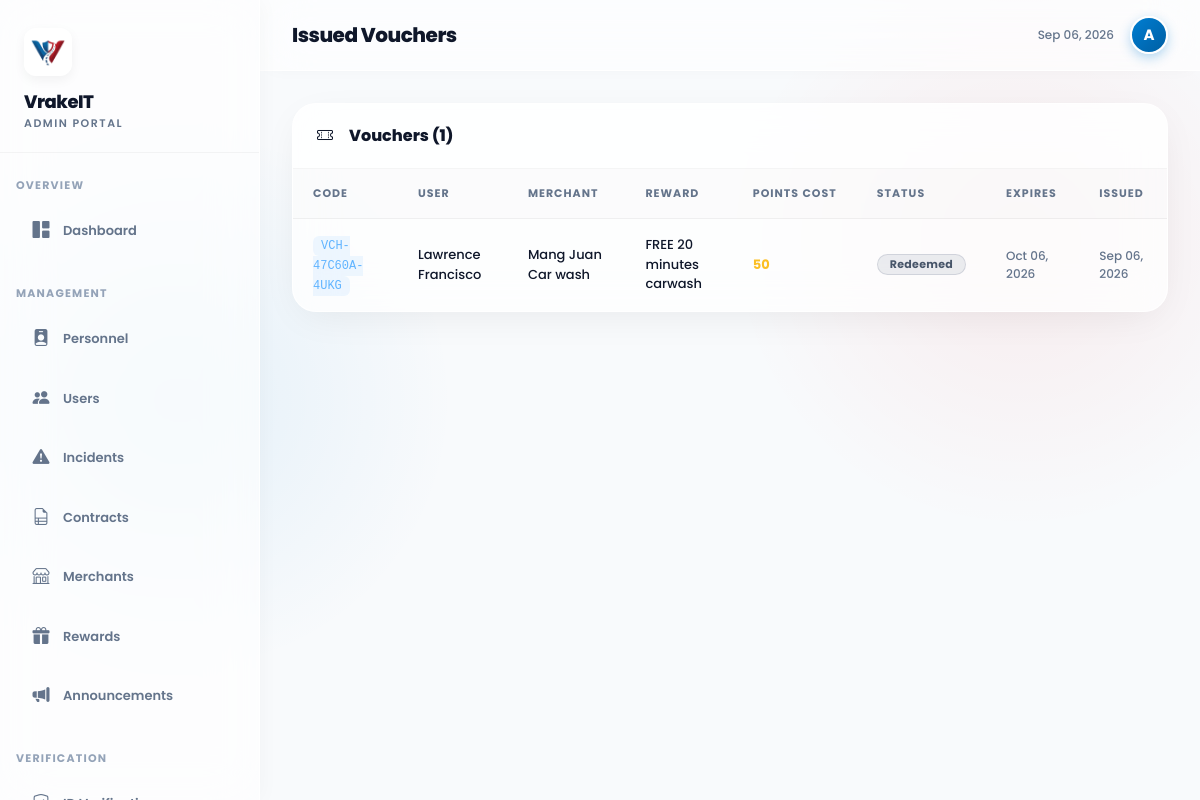
Screenshot of /admin/vouchers.php (signed in) with the database file from the repository.
### tables this page shows
CREATE TABLE `vouchers` (
  `id` int(11) NOT NULL AUTO_INCREMENT,
  `user_id` int(11) DEFAULT NULL,
  `merchant_id` int(11) DEFAULT NULL,
  `reward_id` int(11) DEFAULT NULL,
  `voucher_code` varchar(50) NOT NULL,
  `status` varchar(20) DEFAULT 'active',
  `expires_at` datetime DEFAULT NULL,
  `created_at` timestamp NOT NULL DEFAULT current_timestamp(),
  `redeemed_at` datetime DEFAULT NULL,
  PRIMARY KEY (`id`)
);

CREATE TABLE `users` (
  `id` int(11) NOT NULL AUTO_INCREMENT,
  `first_name` varchar(50) NOT NULL,
  `last_name` varchar(50) NOT NULL,
  `email` varchar(100) NOT NULL,
  `phone` varchar(20) DEFAULT NULL,
  `password` varchar(255) NOT NULL,
  `points` int(11) DEFAULT 0,
  `account_verified` tinyint(1) DEFAULT 0,
  `role` varchar(20) DEFAULT 'user',
  `avatar` varchar(255) DEFAULT 'default.png',
  `created_at` timestamp NOT NULL DEFAULT current_timestamp(),
  `is_active` tinyint(1) NOT NULL DEFAULT 1,
  `reset_token` varchar(64) DEFAULT NULL,
  `reset_expires_at` datetime DEFAULT NULL,
  `verification_status` varchar(20) DEFAULT 'Unverified',
  `verified_at` datetime DEFAULT NULL,
  `verification_method` varchar(50) DEFAULT NULL,
  `verification_reference` varchar(50) DEFAULT NULL,
  PRIMARY KEY (`id`),
  UNIQUE KEY `email` (`email`)
);

CREATE TABLE `merchants` (
  `id` int(11) NOT NULL AUTO_INCREMENT,
  `business_name` varchar(255) NOT NULL,
  `email` varchar(100) NOT NULL,
  `phone` varchar(20) DEFAULT NULL,
  `password` varchar(255) NOT NULL,
  `status` varchar(20) DEFAULT 'pending',
  `created_at` timestamp NOT NULL DEFAULT current_timestamp(),
  `contact_number` varchar(50) DEFAULT NULL,
  `permit` varchar(255) DEFAULT NULL,
  `logo` varchar(255) DEFAULT NULL,
  `business_type` varchar(100) DEFAULT NULL,
  `business_address` varchar(255) DEFAULT NULL,
  PRIMARY KEY (`id`),
  UNIQUE KEY `email` (`email`)
);

CREATE TABLE `merchant_rewards` (
  `id` int(11) NOT NULL AUTO_INCREMENT,
  `merchant_id` int(11) DEFAULT NULL,
  `reward_name` varchar(100) DEFAULT NULL,
  `description` text DEFAULT NULL,
  `points_required` int(11) DEFAULT NULL,
  `category` varchar(255) DEFAULT NULL,
  `quantity` int(11) DEFAULT NULL,
  `redeemed_count` int(11) DEFAULT 0,
  `expires_at` datetime DEFAULT NULL,
  `is_active` tinyint(1) DEFAULT 1,
  `created_at` timestamp NOT NULL DEFAULT current_timestamp(),
  PRIMARY KEY (`id`)
);

### admin/vouchers.php (the view, shortened to what this page needs)
<?php
require_once __DIR__ . '/layout.php';
$db = getDB();
$vouchers = $db->query("SELECT v.*, u.first_name, u.last_name, m.business_name, mr.reward_name, mr.points_required FROM vouchers v JOIN users u ON v.user_id=u.id JOIN merchants m ON v.merchant_id=m.id JOIN merchant_rewards mr ON v.reward_id=mr.id ORDER BY v.created_at DESC LIMIT 100")->fetchAll();
?>
<body>
<div class="main">
<div class="page-body">
<div class="section-card">
  <div class="section-header"><span class="section-title-text"><i class="bi bi-ticket-perforated me-2"></i>Vouchers (<?= count($vouchers) ?>)</span></div>
  <div style="overflow-x:auto;">
  <table class="data-table">
    <thead><tr><th>Code</th><th>User</th><th>Merchant</th><th>Reward</th><th>Points Cost</th><th>Status</th><th>Expires</th><th>Issued</th></tr></thead>
    <tbody>
    <?php foreach($vouchers as $v): ?>
    <tr>
      <td><code style="color:#60b4ff;background:rgba(96,180,255,0.1);padding:3px 8px;border-radius:6px;font-size:12px;"><?= htmlspecialchars($v['voucher_code']) ?></code></td>
      <td><?= htmlspecialchars($v['first_name'].' '.$v['last_name']) ?></td>
      <td><?= htmlspecialchars($v['business_name']) ?></td>
      <td><?= htmlspecialchars($v['reward_name']) ?></td>
      <td style="color:#fbbf24;font-weight:700;"><?= number_format($v['points_required']) ?></td>
      <td><span class="badge-status bs-<?= $v['status']==='active'?'approved':($v['status']==='redeemed'?'closed':'rejected') ?>"><?= ucfirst($v['status']) ?></span></td>
      <td style="font-size:12px;color:var(--muted);"><?= date('M d, Y', strtotime($v['expires_at'])) ?></td>
      <td style="font-size:12px;color:var(--muted);"><?= date('M d, Y', strtotime($v['created_at'])) ?></td>
    </tr>
    <?php endforeach; ?>
    </tbody>
  </table>
  </div>
</div>
</div></div>
</body></html>

### admin/layout.php (style rules this page uses)
:root { --sidebar-w:260px; --accent:#007ED2; --danger:#E90101; --bg:#f8fafc; --card-bg:rgba(255, 255, 255, 0.75); --border:rgba(0,0,0,0.06); --border-light:rgba(255,255,255,0.8); --text:#0f172a; --muted:#64748b; --shadow-soft: 0 10px 40px -10px rgba(0,0,0,0.08); }
* { box-sizing:border-box; }
body { font-family:'Poppins',sans-serif; background-color: var(--bg); background-image: radial-gradient(circle at 15% 50%, rgba(0, 126, 210, 0.08), transparent 25%), radial-gradient(circle at 85% 30%, rgba(233, 1, 1, 0.06), transparent 25%); background-attachment:fixed; color:var(--text); margin:0; min-height:100vh; }
.main { margin-left:var(--sidebar-w);min-height:100vh;display:flex;flex-direction:column; }
.page-body { padding:32px;flex:1;width:100%; }
.section-card { background:var(--card-bg); backdrop-filter:blur(20px); -webkit-backdrop-filter:blur(20px); border:1px solid var(--border-light); border-radius:24px; overflow:hidden; box-shadow:var(--shadow-soft); margin-bottom: 24px; }
.section-header { padding:20px 24px;border-bottom:1px solid rgba(0,0,0,0.04);display:flex;align-items:center;justify-content:space-between;background:rgba(255,255,255,0.4); }
.section-title-text { font-size:16px;font-weight:800;color:var(--text);display:flex;align-items:center;gap:8px; }
.data-table { width:100%;border-collapse:collapse; }
.data-table th { font-size:11px;font-weight:700;color:var(--muted);text-transform:uppercase;letter-spacing:1px;padding:16px 20px;border-bottom:1px solid rgba(0,0,0,0.06);white-space:nowrap;background:rgba(0,0,0,0.01); }
.data-table td { padding:16px 20px;border-bottom:1px solid rgba(0,0,0,0.03);font-size:13px;font-weight:500;vertical-align:middle;color:var(--text);transition:background 0.2s; }
.data-table tr:last-child td { border-bottom:none; }
.badge-status { display:inline-flex;align-items:center;gap:6px;border-radius:999px;padding:4px 12px;font-size:11px;font-weight:700;letter-spacing:0.3px;line-height:1; }
.bs-closed { background:rgba(100,116,139,0.12);color:#475569;border:1px solid rgba(100,116,139,0.2); }

### rows the page displays
vouchers: voucher_code "VCH-47C60A-4UKG", user.last_name "Lawrence Francisco", merchant.business_name "Mang Juan Car wash", merchant_rewards.reward_name "FREE 20 minutes carwash", merchant_rewards.points_required "50", status "Redeemed", expires_at "Oct 06, 2026", created_at "Sep 06, 2026"

### other values shown
$title "Issued Vouchers"
count($vouchers) "1"
